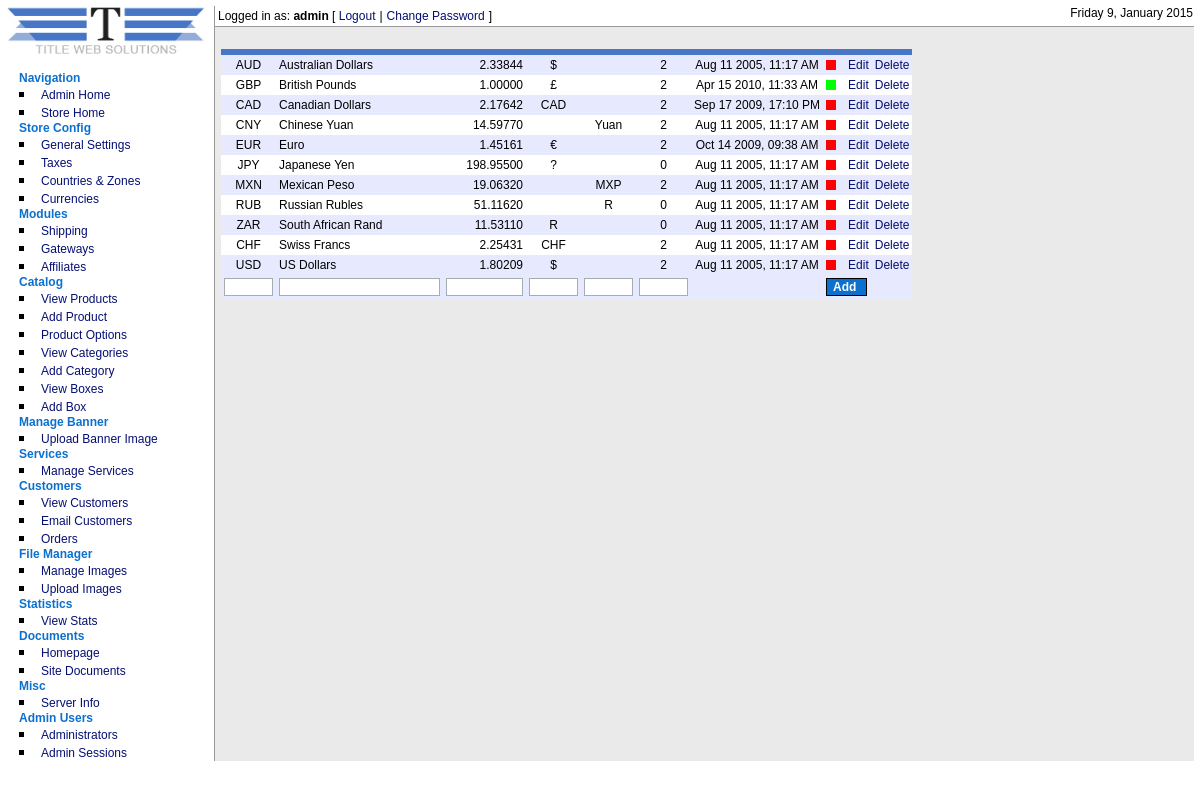
Screenshot of /admin/settings/currency.php (signed in) with the database file from the repository.
### tables this page shows
CREATE TABLE IF NOT EXISTS `cubecart_admin_users` (
  `adminId` int(11) NOT NULL AUTO_INCREMENT,
  `name` varchar(255) NOT NULL DEFAULT '',
  `username` varchar(255) NOT NULL DEFAULT '',
  `password` varchar(32) NOT NULL DEFAULT '',
  `email` varchar(255) NOT NULL DEFAULT '',
  `noLogins` int(11) NOT NULL DEFAULT '0',
  `isSuper` int(11) NOT NULL DEFAULT '0',
  `notes` text,
  `failLevel` int(1) NOT NULL DEFAULT '0',
  `blockTime` int(10) NOT NULL DEFAULT '0',
  `lastTime` int(10) NOT NULL DEFAULT '0',
  KEY `adminId` (`adminId`)
);

CREATE TABLE IF NOT EXISTS `cubecart_currencies` (
  `currencyId` int(11) NOT NULL AUTO_INCREMENT,
  `name` varchar(255) NOT NULL DEFAULT '',
  `code` varchar(5) NOT NULL DEFAULT '',
  `symbolLeft` varchar(10) DEFAULT NULL,
  `symbolRight` varchar(10) DEFAULT NULL,
  `value` decimal(10,5) NOT NULL DEFAULT '0.00000',
  `decimalPlaces` int(11) NOT NULL DEFAULT '0',
  `lastUpdated` int(10) NOT NULL DEFAULT '0',
  `active` int(1) NOT NULL DEFAULT '0',
  KEY `curencyId` (`currencyId`)
);

### admin/settings/currency.php (the view, shortened to what the rows shown need)
<?php
include("../../includes/global.inc.php");
require_once("../../classes/db.inc.php");
$db = new db();
include_once("../../includes/functions.inc.php");
$config = fetchDbConfig("config");
include_once("../../language/".$config['defaultLang']."/lang.inc.php");
include_once("../../includes/sslSwitch.inc.php");
include("../includes/auth.inc.php");
include("../includes/functions.inc.php");
include("../../includes/global.inc.php");
	$currenciesPerPage = 20;
 	$query ="SELECT * FROM ".$glob['dbprefix']."CubeCart_currencies ORDER BY name ASC";
	if(isset($_GET['page'])){
		$page = $_GET['page'];
	} else {
		$page = 0;
	}
	$currencies = $db->select($query, $currenciesPerPage, $page);
include("../includes/header.inc.php");
?>
<form name="countries" method="post" enctype="multipart/form-data" target="_self" action="<?php echo $GLOBALS['rootRel'];?>admin/settings/currency.php">
<table border="0" cellspacing="0" cellpadding="3" class="mainTable">
  <?php
  if($currencies == TRUE){
    for ($i=0; $i<count($currencies); $i++){
	$cellColor = cellColor($i);
  ?>
  <tr>
    <td align="center" class="<?php echo $cellColor; ?>"><span class="copyText"><?php echo $currencies[$i]['code']; ?></span></td>
    <td class="<?php echo $cellColor; ?>"><span class="copyText"><?php echo $currencies[$i]['name']; ?></span></td>
    <td align="right" class="<?php echo $cellColor; ?>"><span class="copyText"><?php echo $currencies[$i]['value']; ?></span></td>
    <td align="center" class="<?php echo $cellColor; ?>"><span class="copyText"><?php echo $currencies[$i]['symbolLeft']; ?></span></td>
    <td align="center" class="<?php echo $cellColor; ?>"><span class="copyText"><?php echo $currencies[$i]['symbolRight']; ?></span></td>
    <td align="center" class="<?php echo $cellColor; ?>"><span class="copyText"><?php echo $currencies[$i]['decimalPlaces']; ?></span></td>
    <td align="center" class="<?php echo $cellColor; ?>"><span class="copyText"><?php echo formatTime($currencies[$i]['lastUpdated']); ?></span></td>
    <td align="center" class="<?php echo $cellColor; ?>"><img src="../images/<?php echo $currencies[$i]['active']; ?>.gif" alt="" title="" /></td>
    <td align="center" class="<?php echo $cellColor; ?>">	 <?php if($currencies[$i]['active']>0){ ?>
	<a <?php if(permission("settings","edit")==TRUE){ ?>href="?currencyId=<?php echo $currencies[$i]['currencyId']; ?>&amp;active=0" class="txtLink"<?php } else { echo $link401; } ?>><?php echo $lang['admin']['settings']['disable'];?></a>
	<?php } else { ?>
	<a <?php if(permission("settings","edit")==TRUE){ ?>href="?currencyId=<?php echo $currencies[$i]['currencyId']; ?>&amp;active=1" class="txtLink"<?php } else { echo $link401; } ?>><?php echo $lang['admin']['settings']['enable'];?></a>
	<?php } ?>
	</td>
    <td align="center" class="<?php echo $cellColor; ?>"><a <?php if(permission("settings","edit")==TRUE){ ?>href="?editCurrency=<?php echo $currencies[$i]['currencyId']; ?>" class="txtLink"<?php } else { echo $link401; } ?>><?php echo $lang['admin']['edit'];?></a></td>
    <td align="center" class="<?php echo $cellColor; ?>"><a <?php if(permission("settings","delete")==TRUE){ ?>href="javascript:decision('<?php echo $lang['admin']['delete_q'];?>','?deleteCurrency=<?php echo $currencies[$i]['currencyId']; ?>');" class="txtLink"<?php } else { echo $link401; } ?>><?php echo $lang['admin']['delete'];?></a></td>
  </tr>
  <?php
  	}
  } else {
  ?>
  <tr>
    <td colspan="11" class="tdText"><?php echo $lang['admin']['settings']['no_currencies'];?></td>
  </tr>
  <?php } ?>
</table>
</form>
<?php include("../includes/footer.inc.php"); ?>

### admin/includes/header.inc.php (shortened to what the rows shown need)
<!DOCTYPE HTML PUBLIC "-//W3C//DTD XHTML 1.0 Transitional//EN" "http://www.w3.org/TR/xhtml1/DTD/xhtml1-transitional.dtd">
<html xmlns="http://www.w3.org/1999/xhtml">
<head>
<link href="<?php echo $GLOBALS['rootRel']; ?>admin/styles/style.css" rel="stylesheet" type="text/css" />
</head>
<body>
<?php
if(isset($_SESSION['ccAdmin']) && strpos(dirname($_SERVER['PHP_SELF']), $_SESSION['ccAdminPath']) == 0){ ?>
<table width="100%" border="0" cellspacing="0" cellpadding="0">
  <tr>
    <td valign="top" width="180" rowspan="3" class="tdNav">
<?php include($GLOBALS['rootDir']."/admin/includes/navigation.inc.php"); ?>
	</td>
  </tr>
  <tr>
  <td valign="top" class="tdContent">
<div id="topBar">
<div id="loginBar">
	<span class="txtLogin"><?php echo $lang['admin']['incs']['logged_in_as'];?> <strong><?php echo $ccAdminData[0]['username']; ?></strong> [ </span><a href="<?php echo $GLOBALS['rootRel']; ?>admin/logout.php" class="txtLink"><?php echo $lang['admin']['incs']['logout'];?></a> <span class="txtLogin">|</span> <a href="<?php echo $GLOBALS['rootRel'];?>admin/adminusers/changePass.php" class="txtLink"><?php echo $lang['admin']['incs']['change_pass'];?></a> <span class="txtLogin">]</span>
</div>
<div id="dateBar">
	<span class="txtLogin"><?php echo formatTime(time(),$strftime); ?></span>
</div>
</div>
<div id="contentPad">
<?php } ?>

### rows the page displays
cubecart_admin_users: username "admin"
cubecart_currencies: code "AUD", name "Australian Dollars", value "2.33844", symbolLeft "$", decimalPlaces "2", lastUpdated "Aug 11 2005, 11:17 AM"
cubecart_currencies: code "GBP", name "British Pounds", value "1.00000", symbolLeft "£", decimalPlaces "2", lastUpdated "Apr 15 2010, 11:33 AM"
cubecart_currencies: code "CAD", name "Canadian Dollars", value "2.17642", symbolLeft "CAD", decimalPlaces "2", lastUpdated "Sep 17 2009, 17:10 PM"
cubecart_currencies: code "CNY", name "Chinese Yuan", value "14.59770", symbolRight "Yuan", decimalPlaces "2", lastUpdated "Aug 11 2005, 11:17 AM"
cubecart_currencies: code "EUR", name "Euro", value "1.45161", symbolLeft "€", decimalPlaces "2", lastUpdated "Oct 14 2009, 09:38 AM"
cubecart_currencies: code "JPY", name "Japanese Yen", value "198.95500", symbolLeft "?", decimalPlaces "0", lastUpdated "Aug 11 2005, 11:17 AM"
cubecart_currencies: code "MXN", name "Mexican Peso", value "19.06320", symbolRight "MXP", decimalPlaces "2", lastUpdated "Aug 11 2005, 11:17 AM"
cubecart_currencies: code "RUB", name "Russian Rubles", value "51.11620", symbolRight "R", decimalPlaces "0", lastUpdated "Aug 11 2005, 11:17 AM"
cubecart_currencies: code "ZAR", name "South African Rand", value "11.53110", symbolLeft "R", decimalPlaces "0", lastUpdated "Aug 11 2005, 11:17 AM"
cubecart_currencies: code "CHF", name "Swiss Francs", value "2.25431", symbolLeft "CHF", decimalPlaces "2", lastUpdated "Aug 11 2005, 11:17 AM"
cubecart_currencies: code "USD", name "US Dollars", value "1.80209", symbolLeft "$", decimalPlaces "2", lastUpdated "Aug 11 2005, 11:17 AM"

### other values shown
$lang['admin']['nav']['navigation'] "Navigation"
$lang['admin']['nav']['admin_home'] "Admin Home"
$lang['admin']['nav']['store_home'] "Store Home"
$lang['admin']['nav']['store_config'] "Store Config"
$lang['admin']['nav']['gen_settings'] "General Settings"
$lang['admin']['nav']['taxes'] "Taxes"
$lang['admin']['nav']['countries_zones'] "Countries & Zones"
$lang['admin']['nav']['currencies'] "Currencies"
$lang['admin']['nav']['modules'] "Modules"
$lang['admin']['nav']['shipping'] "Shipping"
$lang['admin']['nav']['gateways'] "Gateways"
$lang['admin']['nav']['affiliates'] "Affiliates"
$lang['admin']['nav']['catalog'] "Catalog"
$lang['admin']['nav']['view_products'] "View Products"
$lang['admin']['nav']['add_product'] "Add Product"
